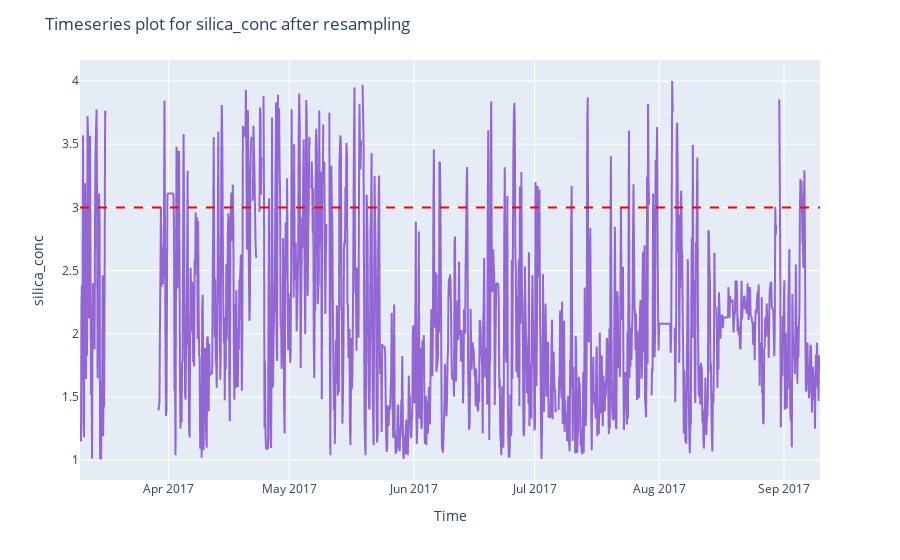

Notebook code cell kept with this figure:
### Code cell
variable_name = "silica_conc"

fig=reporting.charts.primitives.plot_timeline(
    data=resampled_data,
    x="timestamp",
    y=variable_name,
    title=f"Timeseries plot for {variable_name} after resampling"
)

# add 3% limit on plot
fig.add_hline(y=3, line_color="red", line_dash="dash")
fig.show()

### Figure 1 — Plotly figure (JSON) as saved in the notebook; plotly's stock layout.template omitted (floating-point values rounded to 4 significant figures; data arrays with more than 128 entries replaced by an {"elided": "..."} marker saying what was removed)
{"data": [{"hovertemplate": "timestamp=%{x}<br>silica_conc=%{y}<extra></extra>", "legendgroup": "", "line": {"color": "#9267D3", "dash": "solid"}, "marker": {"symbol": "circle"}, "mode": "lines", "name": "", "showlegend": false, "type": "scattergl", "x": {"elided": "1473 str values"}, "xaxis": "x", "y": {"elided": "1473 float values"}, "yaxis": "y"}], "layout": {"legend": {"tracegroupgap": 0}, "margin": {"t": 60}, "shapes": [{"line": {"color": "red", "dash": "dash"}, "type": "line", "x0": 0, "x1": 1, "xref": "x domain", "y0": 3, "y1": 3, "yref": "y"}], "title": {"text": "Timeseries plot for silica_conc after resampling"}, "xaxis": {"anchor": "y", "domain": [0, 1], "title": {"text": "Time"}}, "yaxis": {"anchor": "x", "domain": [0, 1], "title": {"text": "silica_conc"}}}}
